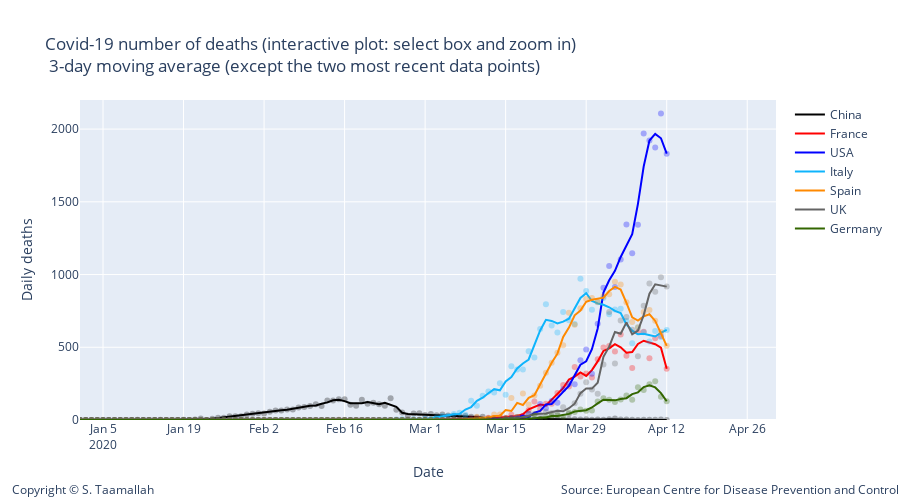

The notebook cell this image was saved under:
### Code cell
degree = 1
#smooth_italy = smoothTriangle(df_italy['deaths'],degree)


smooth_china = smoothTriangle(df_china['deaths'], degree)
smooth_france = smoothTriangle(df_france['deaths'], degree)
smooth_italy = smoothTriangle(df_italy['deaths'],degree)
smooth_usa = smoothTriangle(df_usa['deaths'],degree)
smooth_uk = smoothTriangle(df_uk['deaths'],degree)
smooth_germany = smoothTriangle(df_germany['deaths'],degree)
smooth_spain = smoothTriangle(df_spain['deaths'],degree)
smooth_korea = smoothTriangle(df_korea['deaths'],degree)
smooth_netherlandss = smoothTriangle(df_netherlands['deaths'],degree)

smooth_china = smooth_3day(df_china['deaths'])
smooth_france = smooth_3day(df_france['deaths'])
smooth_italy = smooth_3day(df_italy['deaths'])
smooth_usa = smooth_3day(df_usa['deaths'])
smooth_uk = smooth_3day(df_uk['deaths'])
smooth_germany = smooth_3day(df_germany['deaths'])
smooth_spain = smooth_3day(df_spain['deaths'])
smooth_korea = smooth_3day(df_korea['deaths'])
smooth_netherlandss = smooth_3day(df_netherlands['deaths'])



# Add traces
trace1 = go.Scatter(
        x=df_china.index, 
        y=df_china['deaths'],
        mode='markers',
        name='China daily cases',
        line_color='rgba(0, 0, 0, .3)',
        showlegend=False,
)

trace11 = go.Scatter(
        x=df_china.index, 
        y=smooth_china,
        mode='lines',
        name='China',
        line_color='rgba(0, 0, 0, 1)',
)


trace2 = go.Scatter(
        x=df_france.index, 
        y=df_france['deaths'],
        mode='markers',
        name='France',
        line_color='rgba(256, 0, 0, .3)',
        showlegend=False,
)

trace22 = go.Scatter(
        x=df_france.index, 
        y=smooth_france,
        mode='lines',
        name='France',
        line_color='rgba(256, 0, 0, 1)',
)


trace3 = go.Scatter(
        x=df_usa.index, 
        y=df_usa['deaths'],
        mode='markers',
        name='USA',
        line_color='rgba(0, 0, 255, .3)',
    showlegend=False,
)

trace33 = go.Scatter(
        x=df_usa.index, 
        y=smooth_usa,
        mode='lines',
        name='USA',
        line_color='rgba(0, 0, 255, 1)',
)

trace4 = go.Scatter(
        x=df_italy.index, 
        y=df_italy['deaths'],
        mode='markers',
        name='Italy',
        line_color='rgba(14, 180, 252, .3)',
    showlegend=False,
)

trace44 = go.Scatter(
        x=df_italy.index, 
        y=smooth_italy,
        mode='lines',
        name='Italy',
        line_color='rgba(14, 180, 252, 1)',
)

trace5 = go.Scatter(
        x=df_spain.index, 
        y=df_spain['deaths'],
        mode='markers',
        name='Spain',
        line_color='rgba(255, 137, 0, .3)',
    showlegend=False,
)

trace55 = go.Scatter(
        x=df_spain.index, 
        y=smooth_spain,
        mode='lines',
        name='Spain',
        line_color='rgba(256, 137, 0, 1)',
)


trace6 = go.Scatter(
        x=df_uk.index, 
        y=df_uk['deaths'],
        mode='markers',
        name='UK',
        line_color='rgba(100, 100, 100, .3)',
    showlegend=False
)

trace66 = go.Scatter(
        x=df_uk.index, 
        y=smooth_uk,
        mode='lines',
        name='UK',
        line_color='rgba(100, 100, 100, 1)',
)

trace7 = go.Scatter(
        x=df_germany.index, 
        y=df_germany['deaths'],
        mode='markers',
        name='Germany',
        line_color='rgba(51, 102, 0, .3)',
    showlegend=False,
)

trace77 = go.Scatter(
        x=df_germany.index, 
        y=smooth_germany,
        mode='lines',
        name='Germany',
        line_color='rgba(51, 102, 0, 1)',
)


data = [trace1,trace11, trace2, trace22, trace3, trace33, trace4, trace44, trace5, trace55, trace6, trace66, trace7, trace77]

layout = go.Layout(
    title="Covid-19 number of deaths (interactive plot: select box and zoom in) <br> 3-day moving average (except the two most recent data points)",
    width=900,
    height=500,
    
    # Top left
    xaxis=dict(
        title='Date',
        range=['2020-01-01', '2020-05-01'],
    ),
    yaxis=dict(
        title='Daily deaths',
        #type='log',
        range=[0,2200],
        anchor='x'
    ),
    
      annotations=[
        dict(
            x=1.18,
            y=-0.25,
            showarrow=False,
            text='Source: European Centre for Disease Prevention and Control',
            xref='paper',
            yref='paper'
        ),
        
        dict(
            x=-0.1,
            y=-0.25,
            showarrow=False,
            text='Copyright © S. Taamallah ',
            xref='paper',
            yref='paper'
        )
    ],
    
)

fig = go.Figure(data=data, layout=layout)

fig.show()

from plotly.offline import plot
plot(fig, filename="STaamallah_covid19_analysis_chart_1_20200410.html", auto_open = False)
